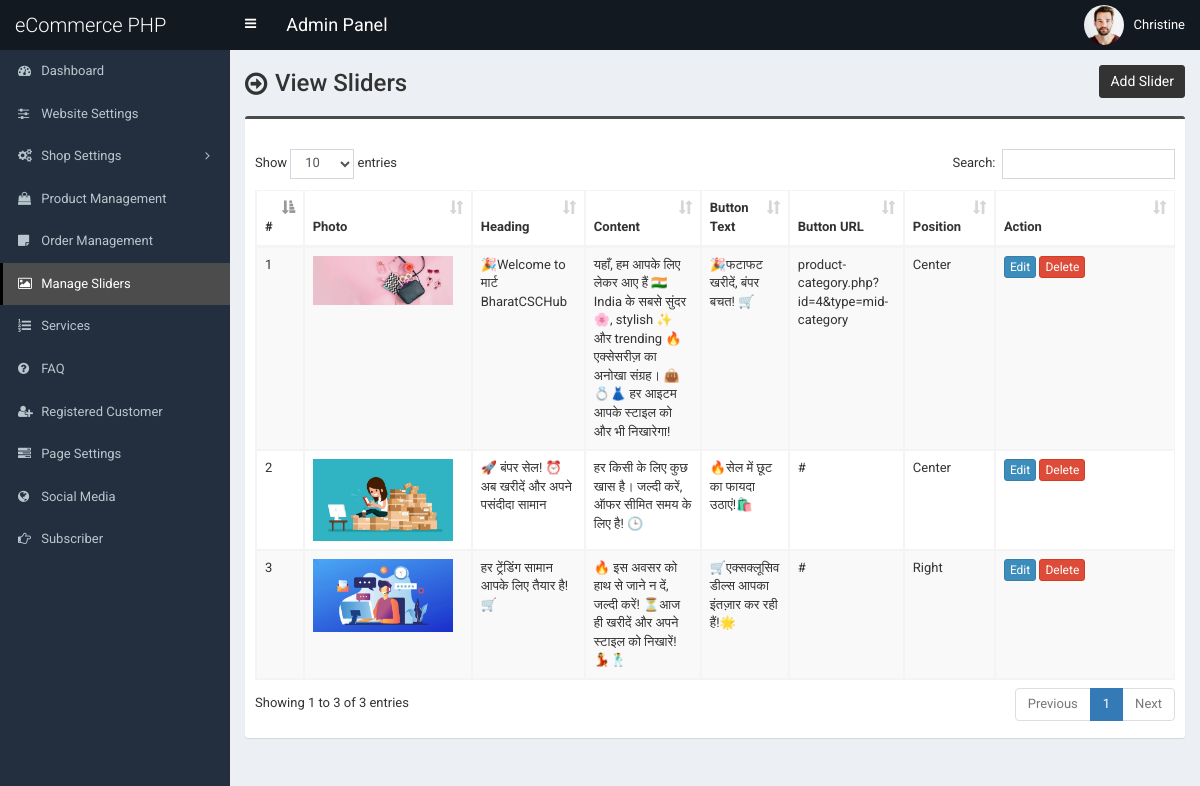
/admin/slider.php (signed in), run on the app's committed database.
### tables this page shows
CREATE TABLE `tbl_slider` (
  `id` int NOT NULL AUTO_INCREMENT,
  `photo` varchar(255) NOT NULL,
  `heading` varchar(255) NOT NULL,
  `content` mediumtext NOT NULL,
  `button_text` varchar(255) NOT NULL,
  `button_url` varchar(255) NOT NULL,
  `position` varchar(255) NOT NULL,
  PRIMARY KEY (`id`)
);

### admin/slider.php (the view, shortened to what this page needs)
<?php require_once('header.php'); ?>
<section class="content-header">
	<div class="content-header-left">
		<h1>View Sliders</h1>
	</div>
	<div class="content-header-right">
		<a href="slider-add.php" class="btn btn-primary btn-sm">Add Slider</a>
	</div>
</section>
<section class="content">
	<div class="row">
		<div class="col-md-12">
			<div class="box box-info">
				<div class="box-body table-responsive">
					<table id="example1" class="table table-bordered table-hover table-striped">
						<thead>
							<tr>
								<th>#</th>
								<th>Photo</th>
								<th>Heading</th>
								<th>Content</th>
								<th>Button Text</th>
								<th>Button URL</th>
								<th>Position</th>
								<th width="140">Action</th>
							</tr>
						</thead>
						<tbody>
							<?php
							$i=0;
							$statement = $pdo->prepare("SELECT
														id,
														photo,
														heading,
														content,
														button_text,
														button_url,
														position
							                           	FROM tbl_slider
							                           	");
							$statement->execute();
							$result = $statement->fetchAll(PDO::FETCH_ASSOC);
							foreach ($result as $row) {
								$i++;
								?>
								<tr>
									<td><?php echo $i; ?></td>
									<td style="width:150px;"><img src="../assets/uploads/<?php echo $row['photo']; ?>" alt="<?php echo $row['heading']; ?>" style="width:140px;"></td>
									<td><?php echo $row['heading']; ?></td>
									<td><?php echo $row['content']; ?></td>
									<td><?php echo $row['button_text']; ?></td>
									<td><?php echo $row['button_url']; ?></td>
									<td><?php echo $row['position']; ?></td>
									<td>
										<a href="slider-edit.php?id=<?php echo $row['id']; ?>" class="btn btn-primary btn-xs">Edit</a>
										<a href="#" class="btn btn-danger btn-xs" data-href="slider-delete.php?id=<?php echo $row['id']; ?>" data-toggle="modal" data-target="#confirm-delete">Delete</a>
									</td>
								</tr>
								<?php
							}
							?>
						</tbody>
					</table>
				</div>
			</div>
		</div>
	</div>
</section>
<?php require_once('footer.php'); ?>

### admin/style.css (style rules this page uses)
body { font-size: 13px; font-family: "Roboto", sans-serif; }
.content-header > h1, .content-header .content-header-left h1 { font-family: "Roboto", sans-serif; }
.box-info { padding-top: 20px; }
.content-header { overflow: hidden; }
.content-header .content-header-left { float: left; padding-top: 5px; }
.content-header .content-header-right { float: right; }
.content-header .content-header-left h1 { margin-top: 0; margin-bottom: 0; padding-left: 30px; padding-bottom: 5px; font-size: 24px; position: relative; }
.content-header .content-header-left h1:before { position: absolute; top: 0; left: 0; font-family: "FontAwesome", sans-serif; font-size: 26px; content: "\f18e"; }
.content-header .content-header-right a { position: relative; font-size: 14px; }
.box.box-info { border-top-color: #4c4c4c; }
.content-header .content-header-right a { background-color: #333333; border-color: #333333; }

### data on the page
tbl_slider: photo (picture), heading "🎉Welcome to मार्ट BharatCSCHub", content "यहाँ, हम आपके लिए लेकर आए हैं 🇮🇳 India के सबसे सुंदर 🌸, stylish ✨ और trending 🔥 एक्सेसरीज़ का अनोखा संग्रह। 👜💍👗 हर आइटम आपके स्टाइल को और भी निखारेगा!", button_text "🎉फटाफट खरीदें, बंपर बचत! 🛒", button_url "product-category.php?id=4&type=mid-category", position "Center"
tbl_slider: photo (picture), heading "🚀 बंपर सेल! ⏰ अब खरीदें और अपने पसंदीदा सामान", content "हर किसी के लिए कुछ खास है। जल्दी करें, ऑफर सीमित समय के लिए है! 🕒", button_text "🔥सेल में छूट का फायदा उठाएं!🛍️", button_url "#", position "Center"
tbl_slider: photo (picture), heading "हर ट्रेंडिंग सामान आपके लिए तैयार है! 🛒", content "🔥 इस अवसर को हाथ से जाने न दें, जल्दी करें! ⏳आज ही खरीदें और अपने स्टाइल को निखारें! 💃🕺", button_text "🛒एक्सक्लूसिव डील्स आपका इंतज़ार कर रही हैं!🌟", button_url "#", position "Right"

### other printed values
$_SESSION['user']['full_name'] "Christine"
